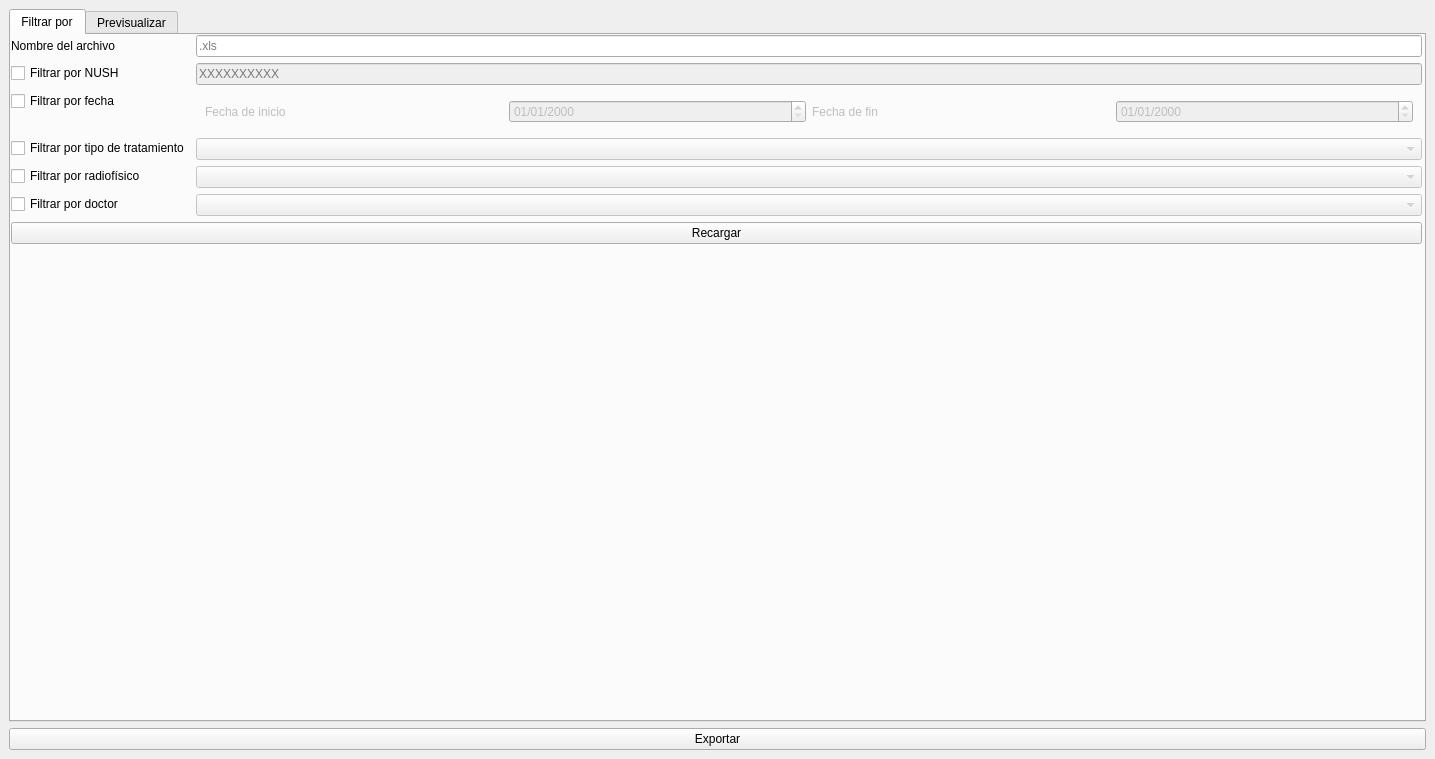
<?xml version="1.0" encoding="UTF-8"?>
<ui version="4.0">
 <class>exploitActivity</class>
 <widget class="QMainWindow" name="exploitActivity">
  <property name="geometry">
   <rect>
    <x>0</x>
    <y>0</y>
    <width>1435</width>
    <height>759</height>
   </rect>
  </property>
  <property name="windowTitle">
   <string>Uso de datos</string>
  </property>
  <widget class="QWidget" name="verticalLayoutWidget">
   <layout class="QVBoxLayout" name="verticalLayout_2">
    <item>
     <widget class="QTabWidget" name="tabWidget">
      <property name="currentIndex">
       <number>0</number>
      </property>
      <widget class="QWidget" name="tab">
       <property name="sizePolicy">
        <sizepolicy hsizetype="Expanding" vsizetype="Expanding">
         <horstretch>0</horstretch>
         <verstretch>0</verstretch>
        </sizepolicy>
       </property>
       <attribute name="title">
        <string>Filtrar por</string>
       </attribute>
       <widget class="QWidget" name="formLayoutWidget">
        <property name="geometry">
         <rect>
          <x>0</x>
          <y>0</y>
          <width>1411</width>
          <height>641</height>
         </rect>
        </property>
        <layout class="QFormLayout" name="formLayout">
         <item row="0" column="0">
          <widget class="QLabel" name="label_3">
           <property name="text">
            <string>Nombre del archivo</string>
           </property>
          </widget>
         </item>
         <item row="0" column="1">
          <widget class="QLineEdit" name="fileNameEdit">
           <property name="placeholderText">
            <string>.xls</string>
           </property>
          </widget>
         </item>
         <item row="1" column="0">
          <widget class="QCheckBox" name="nushCheck">
           <property name="text">
            <string>Filtrar por NUSH</string>
           </property>
          </widget>
         </item>
         <item row="1" column="1">
          <widget class="QLineEdit" name="nushEdit">
           <property name="enabled">
            <bool>false</bool>
           </property>
           <property name="maxLength">
            <number>10</number>
           </property>
           <property name="placeholderText">
            <string>XXXXXXXXXX</string>
           </property>
          </widget>
         </item>
         <item row="2" column="0">
          <widget class="QCheckBox" name="dateCheck">
           <property name="text">
            <string>Filtrar por fecha</string>
           </property>
          </widget>
         </item>
         <item row="2" column="1">
          <widget class="QFrame" name="dateFrame">
           <property name="enabled">
            <bool>false</bool>
           </property>
           <layout class="QHBoxLayout" name="horizontalLayout">
            <item>
             <widget class="QLabel" name="label">
              <property name="text">
               <string>Fecha de inicio</string>
              </property>
             </widget>
            </item>
            <item>
             <widget class="QDateEdit" name="beginDate">
              <property name="displayFormat">
               <string>dd/MM/yyyy</string>
              </property>
             </widget>
            </item>
            <item>
             <widget class="QLabel" name="label_2">
              <property name="text">
               <string>Fecha de fin</string>
              </property>
             </widget>
            </item>
            <item>
             <widget class="QDateEdit" name="endDate">
              <property name="displayFormat">
               <string>dd/MM/yyyy</string>
              </property>
             </widget>
            </item>
           </layout>
          </widget>
         </item>
         <item row="3" column="0">
          <widget class="QCheckBox" name="treatmentCheck">
           <property name="text">
            <string>Filtrar por tipo de tratamiento</string>
           </property>
          </widget>
         </item>
         <item row="3" column="1">
          <widget class="QComboBox" name="treatmentTypeComboBox">
           <property name="enabled">
            <bool>false</bool>
           </property>
          </widget>
         </item>
         <item row="4" column="0">
          <widget class="QCheckBox" name="radiophysicistCheckBox">
           <property name="text">
            <string>Filtrar por radiofísico</string>
           </property>
          </widget>
         </item>
         <item row="4" column="1">
          <widget class="QComboBox" name="radiophysicistComboBox">
           <property name="enabled">
            <bool>false</bool>
           </property>
          </widget>
         </item>
         <item row="5" column="0">
          <widget class="QCheckBox" name="doctorCheckBox">
           <property name="text">
            <string>Filtrar por doctor</string>
           </property>
          </widget>
         </item>
         <item row="5" column="1">
          <widget class="QComboBox" name="doctorComboBox">
           <property name="enabled">
            <bool>false</bool>
           </property>
          </widget>
         </item>
         <item row="6" column="0" colspan="2">
          <widget class="QPushButton" name="reload">
           <property name="text">
            <string>Recargar</string>
           </property>
          </widget>
         </item>
        </layout>
       </widget>
      </widget>
      <widget class="QWidget" name="tab_2">
       <property name="sizePolicy">
        <sizepolicy hsizetype="Expanding" vsizetype="Expanding">
         <horstretch>0</horstretch>
         <verstretch>0</verstretch>
        </sizepolicy>
       </property>
       <attribute name="title">
        <string>Previsualizar</string>
       </attribute>
       <widget class="QWidget" name="verticalLayoutWidget_2">
        <property name="geometry">
         <rect>
          <x>0</x>
          <y>0</y>
          <width>1411</width>
          <height>651</height>
         </rect>
        </property>
        <layout class="QVBoxLayout" name="verticalLayout_3">
         <item>
          <widget class="QTableWidget" name="previsualitationTable">
           <property name="editTriggers">
            <set>QAbstractItemView::NoEditTriggers</set>
           </property>
           <column>
            <property name="text">
             <string>NUSH</string>
            </property>
           </column>
           <column>
            <property name="text">
             <string>Nº tratamiento</string>
            </property>
           </column>
           <column>
            <property name="text">
             <string>Tipo</string>
            </property>
           </column>
           <column>
            <property name="text">
             <string>Radiofísico</string>
            </property>
           </column>
           <column>
            <property name="text">
             <string>Doctor</string>
            </property>
           </column>
           <column>
            <property name="text">
             <string>Solicitud</string>
            </property>
           </column>
           <column>
            <property name="text">
             <string>Recepción completa</string>
            </property>
           </column>
           <column>
            <property name="text">
             <string>QA1</string>
            </property>
           </column>
           <column>
            <property name="text">
             <string>Duración QA1</string>
            </property>
           </column>
           <column>
            <property name="text">
             <string>QA2</string>
            </property>
           </column>
           <column>
            <property name="text">
             <string>Duración QA2</string>
            </property>
           </column>
           <column>
            <property name="text">
             <string>Fin del calculo</string>
            </property>
           </column>
           <column>
            <property name="text">
             <string>Duración</string>
            </property>
           </column>
           <column>
            <property name="text">
             <string>Emisión</string>
            </property>
           </column>
           <column>
            <property name="text">
             <string>Duración</string>
            </property>
           </column>
          </widget>
         </item>
        </layout>
       </widget>
      </widget>
     </widget>
    </item>
    <item>
     <widget class="QPushButton" name="exportButton">
      <property name="text">
       <string>Exportar</string>
      </property>
     </widget>
    </item>
   </layout>
  </widget>
 </widget>
 <resources/>
 <connections/>
</ui>
